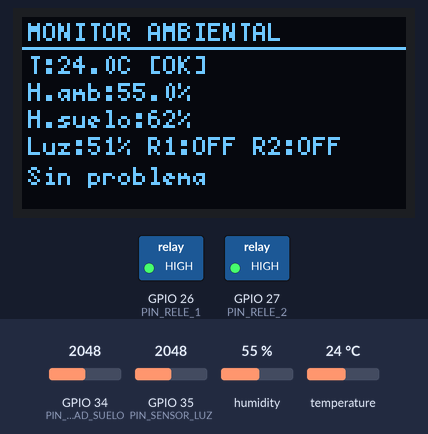
Recording of a sketch running on a simulated ESP32. Shown: 128×64 one-colour display, switched loads named in the sketch (green lamp = pin HIGH). Inputs (shaded band) come from the test bench; at power-on: temperature 24 °C, GPIO 35 (PIN_SENSOR_LUZ) = 2048, GPIO 34 (PIN_HUMEDAD_SUELO) = 2048, humidity 55 % (analog values on the 0–4095 scale). What the sketch prints to the serial monitor is not drawn.

Above: at 2.8 s.
2.9 s: temperature set to 29 °C
At 9.3 s:
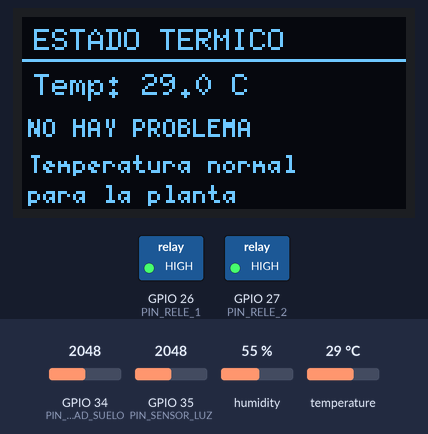
9.6 s: temperature set to 32 °C
At 10.5 s:
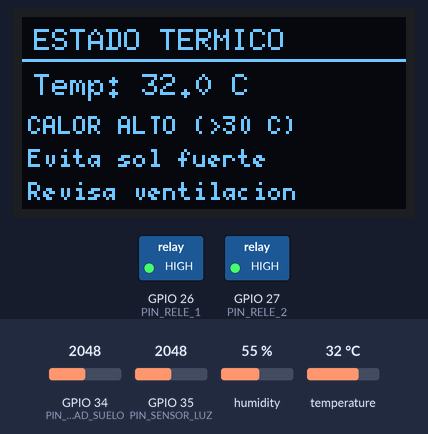
19.5 s: temperature set to 9 °C
At 23.3 s:
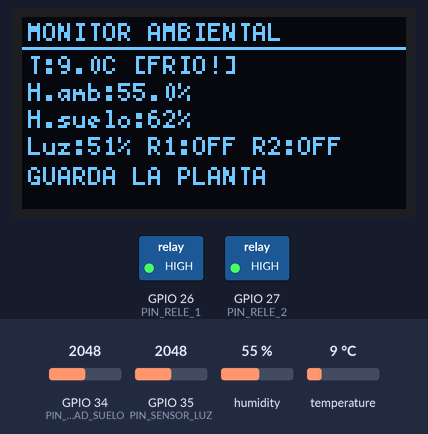
29.4 s: GPIO 35 (PIN_SENSOR_LUZ) set to 2753
35.1 s: GPIO 35 (PIN_SENSOR_LUZ) set to 2815
At 36.4 s:
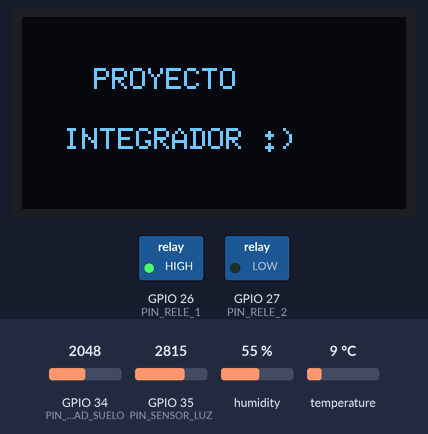
42.6 s: GPIO 34 (PIN_HUMEDAD_SUELO) set to 2568
At 44.9 s:
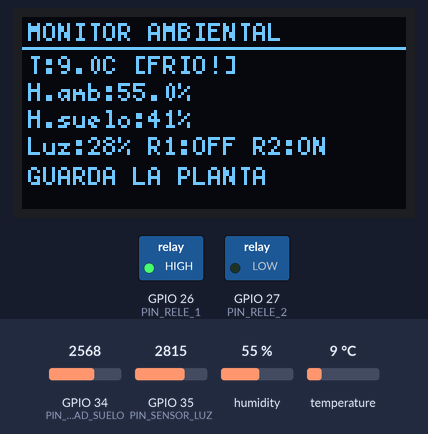
50.6 s: GPIO 34 (PIN_HUMEDAD_SUELO) set to 2656
At 52.8 s:
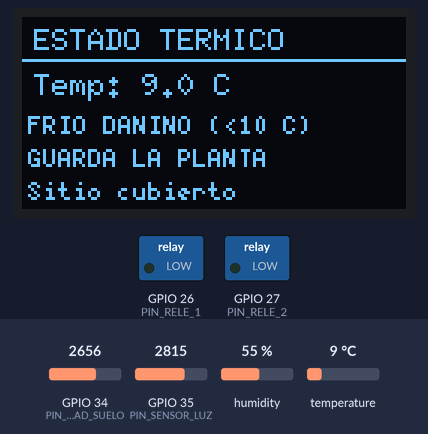
Timing chart, 0 to 54.3 s (numbered marks = the images above; inputs shaded):
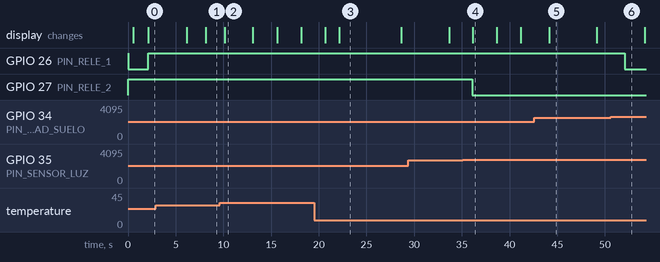

Measured:
- the behaviour switches between 30 and 31 °C on temperature (found by bisection; images 1 and 2)
- the behaviour switches between 2780 and 2781 on GPIO 35 (PIN_SENSOR_LUZ) (found by bisection; images 3 and 4)
- the behaviour switches between 2600 and 2601 on GPIO 34 (PIN_HUMEDAD_SUELO) (found by bisection; images 5 and 6)
- after the input at 2.9 s, the display: first changes after 3.2 s (image 1 shows a later state)
- after the input at 9.6 s, the display: changes after 0.55 s (image 2)
- after the input at 19.5 s, the display: first differs from a run without the input after 2.7 s (image 3)
- after the input at 35.1 s, GPIO 27 (PIN_RELE_2): HIGH → LOW after 0.98 s
- after the input at 42.6 s, the display: changes after 1.6 s (image 5)
- after the input at 50.6 s, GPIO 26 (PIN_RELE_1): HIGH → LOW after 1.5 s

The sketch:

HelloWorld.ino
```cpp
#include <Wire.h>
#include <U8g2lib.h>
#include <DHT.h>


U8G2_SSD1306_128X64_NONAME_F_HW_I2C u8g2(
  U8G2_R0,
  U8X8_PIN_NONE
);


#define PIN_DHT 4
#define TIPO_DHT DHT11

#define PIN_HUMEDAD_SUELO 34
#define PIN_SENSOR_LUZ 35

#define PIN_RELE_1 26
#define PIN_RELE_2 27


#define RELE_ENCENDIDO LOW
#define RELE_APAGADO HIGH

const int UMBRAL_HUMEDAD_MIN = 40;
const int UMBRAL_LUZ_MIN = 30;

const float TEMP_HELADA = 0.0;      // <= 0 °C: riesgo de helada
const float TEMP_FRIO_DANINO = 10.0; // < 10 °C: frio danino
const float TEMP_CALOR_MAX = 30.0;   // > 30 °C: calor alto

enum EstadoTemperatura {
  TEMP_SIN_DATO,
  TEMP_SIN_PROBLEMA,
  TEMP_FRIO_DANINO_ESTADO,
  TEMP_HELADA_ESTADO,
  TEMP_CALOR_ESTADO
};

EstadoTemperatura estadoTempActual = TEMP_SIN_DATO;


const int VALOR_SECO = 3600;
const int VALOR_MOJADO = 1100;

const int VALOR_OSCURO = 3800;
const int VALOR_BRILLANTE = 400;

// ==========================================
// SENSOR DHT11
// ==========================================

DHT dht(PIN_DHT, TIPO_DHT);

float ultimaTemp = 0;
float ultimaHumAmb = 0;

bool dhtValido = false;


int ultimaLecturaSueloCruda = 0;
int ultimoSuelo = 0;
int ultimaLuz = 0;

bool ultimoRele1 = false;
bool ultimoRele2 = false;


unsigned long tiempoLecturaAnterior = 0;
const unsigned long intervaloLectura = 2000;

unsigned long tiempoOLEDAnterior = 0;
const unsigned long intervaloOLED = 500;

unsigned long tiempoPantallaAnterior = 0;


unsigned long tiempoCicloBombaAnterior = 0;
unsigned long tiempoInicioEncendidoBomba = 0;

// Cada 3 minutos = 180,000 ms
const unsigned long intervaloBomba = 180000UL;

// Encendida durante 15 segundos = 15,000 ms
const unsigned long duracionEncendidoBomba = 15000UL;

bool bombaCicloActiva = false;


const int NUM_PANTALLAS = 5;

int pantallaActual = 0;

const unsigned long duracionPantalla[NUM_PANTALLAS] = {
  8000, // 0: Monitor ambiental
  5000, // 1: Alerta temperatura / helada o sin problema
  2500, // 2: Autores
  2500, // 3: Proyecto integrador
  2500  // 4: Huerta inteligente
};


int leerHumedadSuelo();
void evaluarEstadoTemperatura();
const char* etiquetaCortaTemperatura();

void actualizarBombaAgua(unsigned long ahora);
void actualizarRele1();

void actualizarOLED();
void mostrarAlertaTemperatura();
void mostrarCreditos();
void mostrarProyecto();
void mostrarHuertaInteligente();


void setup() {

  Serial.begin(115200);

  analogReadResolution(12);
  analogSetAttenuation(ADC_11db);

  Wire.begin(21, 22);

  pinMode(PIN_RELE_1, OUTPUT);
  pinMode(PIN_RELE_2, OUTPUT);

  digitalWrite(PIN_RELE_1, RELE_APAGADO);
  digitalWrite(PIN_RELE_2, RELE_APAGADO);

  dht.begin();

  u8g2.setBusClock(100000);
  u8g2.begin();
  // Si se ve al reves o volteada, cambia entre 0 y 1:
  u8g2.setFlipMode(1);

  unsigned long inicio = millis();

  tiempoLecturaAnterior = inicio;
  tiempoOLEDAnterior = inicio;
  tiempoPantallaAnterior = inicio;
  tiempoCicloBombaAnterior = inicio;

  Serial.println("SISTEMA INICIADO");
  Serial.println("RIEGO: 15 SEGUNDOS");
  Serial.println("INTERVALO: 3 MINUTOS (180 SEGUNDOS)");
}


void loop() {

  unsigned long ahora = millis();

  actualizarBombaAgua(ahora);

  if (ahora - tiempoLecturaAnterior >= intervaloLectura) {

    tiempoLecturaAnterior = ahora;

    float temp = dht.readTemperature();
    float humAmb = dht.readHumidity();

    if (!isnan(temp) && !isnan(humAmb)) {

      ultimaTemp = temp;
      ultimaHumAmb = humAmb;
      dhtValido = true;

      Serial.println("DHT11: LECTURA CORRECTA");

    } else {

      dhtValido = false;
      Serial.println("ERROR: EL DHT11 NO RESPONDE");
    }

    evaluarEstadoTemperatura();

    int lecturaSuelo = leerHumedadSuelo();
    ultimaLecturaSueloCruda = lecturaSuelo;

    ultimoSuelo = constrain(
      map(
        lecturaSuelo,
        VALOR_SECO,
        VALOR_MOJADO,
        0,
        100
      ),
      0,
      100
    );

    int lecturaLuz = analogRead(PIN_SENSOR_LUZ);

    ultimaLuz = constrain(
      map(
        lecturaLuz,
        VALOR_OSCURO,
        VALOR_BRILLANTE,
        0,
        100
      ),
      0,
      100
    );

    actualizarRele1();

    ultimoRele2 = (ultimaLuz < UMBRAL_LUZ_MIN);

    digitalWrite(
      PIN_RELE_2,
      ultimoRele2 ? RELE_ENCENDIDO : RELE_APAGADO
    );

    Serial.println("----------------------");

    if (dhtValido) {

      Serial.print("Temperatura: ");
      Serial.print(ultimaTemp, 1);
      Serial.println(" C");

      Serial.print("Humedad ambiente: ");
      Serial.print(ultimaHumAmb, 1);
      Serial.println("%");

    } else {

      Serial.println("Temperatura: ERROR DHT11");
      Serial.println("Humedad ambiente: ERROR DHT11");
    }

    Serial.print("Estado temperatura: ");
    Serial.println(etiquetaCortaTemperatura());

    if (estadoTempActual == TEMP_HELADA_ESTADO) {
      Serial.println("ALERTA: RIESGO DE HELADA -> GUARDA LA PLANTA AHORA");
    } else if (estadoTempActual == TEMP_FRIO_DANINO_ESTADO) {
      Serial.println("AVISO: FRIO DANINO (<10 C) -> GUARDA LA PLANTA");
    } else if (estadoTempActual == TEMP_CALOR_ESTADO) {
      Serial.println("AVISO: TEMPERATURA ALTA (>30 C)");
    } else if (estadoTempActual == TEMP_SIN_PROBLEMA) {
      Serial.println("TEMPERATURA: SIN PROBLEMA");
    }

    Serial.print("ADC Suelo: ");
    Serial.print(ultimaLecturaSueloCruda);

    Serial.print(" -> Humedad suelo: ");
    Serial.print(ultimoSuelo);
    Serial.println("%");

    Serial.print("Luz: ");
    Serial.print(ultimaLuz);
    Serial.println("%");

    Serial.print("Rele 1: ");
    Serial.println(ultimoRele1 ? "ENCENDIDO" : "APAGADO");

    Serial.print("Rele 2: ");
    Serial.println(ultimoRele2 ? "ENCENDIDO" : "APAGADO");

    Serial.printf("CSV,%lu,%.1f,%.1f,%d,%d,%d,%d,%d,%d\n",
      ahora,
      dhtValido ? ultimaTemp : -99.0,
      dhtValido ? ultimaHumAmb : -1.0,
      ultimaLecturaSueloCruda,
      ultimoSuelo,
      ultimaLuz,
      ultimoRele1 ? 1 : 0,
      ultimoRele2 ? 1 : 0,
      (int)estadoTempActual
    );
  }

  if (
    ahora - tiempoPantallaAnterior >=
    duracionPantalla[pantallaActual]
  ) {

    tiempoPantallaAnterior = ahora;

    pantallaActual++;

    if (pantallaActual >= NUM_PANTALLAS) {
      pantallaActual = 0;
    }
  }


  if (ahora - tiempoOLEDAnterior >= intervaloOLED) {

    tiempoOLEDAnterior = ahora;

    if (pantallaActual == 0) {

      actualizarOLED();

    } else if (pantallaActual == 1) {

      mostrarAlertaTemperatura();

    } else if (pantallaActual == 2) {

      mostrarCreditos();

    } else if (pantallaActual == 3) {

      mostrarProyecto();

    } else {

      mostrarHuertaInteligente();
    }
  }
}

void evaluarEstadoTemperatura() {

  if (!dhtValido) {
    estadoTempActual = TEMP_SIN_DATO;
    return;
  }

  if (ultimaTemp <= TEMP_HELADA) {
    estadoTempActual = TEMP_HELADA_ESTADO;
  } else if (ultimaTemp < TEMP_FRIO_DANINO) {
    estadoTempActual = TEMP_FRIO_DANINO_ESTADO;
  } else if (ultimaTemp > TEMP_CALOR_MAX) {
    estadoTempActual = TEMP_CALOR_ESTADO;
  } else {
    estadoTempActual = TEMP_SIN_PROBLEMA;
  }
}

const char* etiquetaCortaTemperatura() {

  switch (estadoTempActual) {
    case TEMP_HELADA_ESTADO:
      return "HELADA!";
    case TEMP_FRIO_DANINO_ESTADO:
      return "FRIO!";
    case TEMP_CALOR_ESTADO:
      return "CALOR!";
    case TEMP_SIN_PROBLEMA:
      return "OK";
    default:
      return "ERR";
  }
}


void actualizarRele1() {

  bool riegoPorHumedad =
    (ultimoSuelo < UMBRAL_HUMEDAD_MIN);

  bool estadoDeseado =
    bombaCicloActiva || riegoPorHumedad;

  if (estadoDeseado != ultimoRele1) {

    ultimoRele1 = estadoDeseado;

    digitalWrite(
      PIN_RELE_1,
      ultimoRele1 ? RELE_ENCENDIDO : RELE_APAGADO
    );
  }
}


void actualizarBombaAgua(unsigned long ahora) {

  // INICIO DEL CICLO
  if (
    !bombaCicloActiva &&
    ahora - tiempoCicloBombaAnterior >= intervaloBomba
  ) {

    tiempoCicloBombaAnterior = ahora;
    tiempoInicioEncendidoBomba = ahora;
    bombaCicloActiva = true;

    Serial.println("BOMBA: INICIO DE RIEGO");
  }

  // FINALIZAR DESPUES DE 15 SEGUNDOS
  if (
    bombaCicloActiva &&
    ahora - tiempoInicioEncendidoBomba >= duracionEncendidoBomba
  ) {

    bombaCicloActiva = false;
    Serial.println("BOMBA: FIN DE RIEGO");
  }

  actualizarRele1();
}


int leerHumedadSuelo() {

  const int muestras = 10;
  long suma = 0;
  int tomadas = 0;
  unsigned long ultimaMuestra = micros();

  while (tomadas < muestras) {
    if (micros() - ultimaMuestra >= 5000) {
      ultimaMuestra = micros();
      suma += analogRead(PIN_HUMEDAD_SUELO);
      tomadas++;
    }
    yield();
  }

  int promedio = suma / muestras;

  Serial.print("LECTURA REAL DEL SUELO: ");
  Serial.println(promedio);

  return promedio;
}


void actualizarOLED() {

  char texto[28];

  u8g2.clearBuffer();
  u8g2.setFont(u8g2_font_5x7_tf);

  u8g2.drawStr(2, 8, "MONITOR AMBIENTAL");
  u8g2.drawHLine(0, 10, 128);

  if (dhtValido) {
    snprintf(texto, sizeof(texto), "T:%.1fC [%s]", ultimaTemp, etiquetaCortaTemperatura());
  } else {
    snprintf(texto, sizeof(texto), "T:ERR [ERR]");
  }
  u8g2.drawStr(2, 19, texto);

  if (dhtValido) {
    snprintf(texto, sizeof(texto), "H.amb:%.1f%%", ultimaHumAmb);
  } else {
    snprintf(texto, sizeof(texto), "H.amb:ERR");
  }
  u8g2.drawStr(2, 28, texto);

  snprintf(texto, sizeof(texto), "H.suelo:%d%%", ultimoSuelo);
  u8g2.drawStr(2, 37, texto);

  snprintf(texto, sizeof(texto), "Luz:%d%% R1:%s R2:%s",
    ultimaLuz,
    ultimoRele1 ? "ON" : "OFF",
    ultimoRele2 ? "ON" : "OFF"
  );
  u8g2.drawStr(2, 46, texto);

  if (estadoTempActual == TEMP_HELADA_ESTADO || estadoTempActual == TEMP_FRIO_DANINO_ESTADO) {
    u8g2.drawStr(2, 56, "GUARDA LA PLANTA");
  } else if (estadoTempActual == TEMP_SIN_PROBLEMA) {
    u8g2.drawStr(2, 56, "Sin problema");
  } else {
    u8g2.drawStr(2, 56, "Revisar sensor");
  }

  u8g2.sendBuffer();
}

void mostrarAlertaTemperatura() {

  char lineaTemp[24];

  u8g2.clearBuffer();

  u8g2.setFont(u8g2_font_6x10_tf);
  u8g2.drawStr(4, 11, "ESTADO TERMICO");
  u8g2.drawHLine(0, 14, 128);

  if (!dhtValido) {
    u8g2.setFont(u8g2_font_5x7_tf);
    u8g2.drawStr(2, 28, "Sin lectura DHT11");
    u8g2.drawStr(2, 40, "Revisa conexion/sensor");
    u8g2.drawStr(2, 52, "para alerta de helada");
  } else {
    snprintf(lineaTemp, sizeof(lineaTemp), "Temp: %.1f C", ultimaTemp);
    u8g2.drawStr(4, 26, lineaTemp);

    u8g2.setFont(u8g2_font_5x7_tf);

    if (estadoTempActual == TEMP_HELADA_ESTADO) {
      u8g2.drawStr(2, 39, "RIESGO DE HELADA");
      u8g2.drawStr(2, 50, "GUARDA LA PLANTA YA!");
      u8g2.drawStr(2, 61, "Temp <= 0 C");
    } else if (estadoTempActual == TEMP_FRIO_DANINO_ESTADO) {
      u8g2.drawStr(2, 39, "FRIO DANINO (<10 C)");
      u8g2.drawStr(2, 50, "GUARDA LA PLANTA");
      u8g2.drawStr(2, 61, "Sitio cubierto");
    } else if (estadoTempActual == TEMP_CALOR_ESTADO) {
      u8g2.drawStr(2, 39, "CALOR ALTO (>30 C)");
      u8g2.drawStr(2, 50, "Evita sol fuerte");
      u8g2.drawStr(2, 61, "Revisa ventilacion");
    } else {
      u8g2.drawStr(2, 40, "NO HAY PROBLEMA");
      u8g2.drawStr(2, 52, "Temperatura normal");
      u8g2.drawStr(2, 62, "para la planta");
    }
  }

  u8g2.sendBuffer();
}


void mostrarCreditos() {

  u8g2.clearBuffer();

  u8g2.setFont(u8g2_font_6x10_tf);
  u8g2.drawStr(28, 14, "AUTORES");
  u8g2.drawHLine(0, 18, 128);

  u8g2.drawStr(6, 35, "Erik Quiroga");
  u8g2.drawStr(6, 52, "David Quiroga");

  u8g2.sendBuffer();
}


void mostrarProyecto() {

  u8g2.clearBuffer();

  u8g2.setFont(u8g2_font_6x10_tf);
  u8g2.drawStr(24, 24, "PROYECTO");
  u8g2.drawStr(14, 44, "INTEGRADOR :)");

  u8g2.sendBuffer();
}


void mostrarHuertaInteligente() {

  u8g2.clearBuffer();

  u8g2.setFont(u8g2_font_6x10_tf);
  u8g2.drawStr(26, 24, "HUERTA");
  u8g2.drawStr(10, 44, "INTELIGENTE :)");

  u8g2.sendBuffer();
}
```
